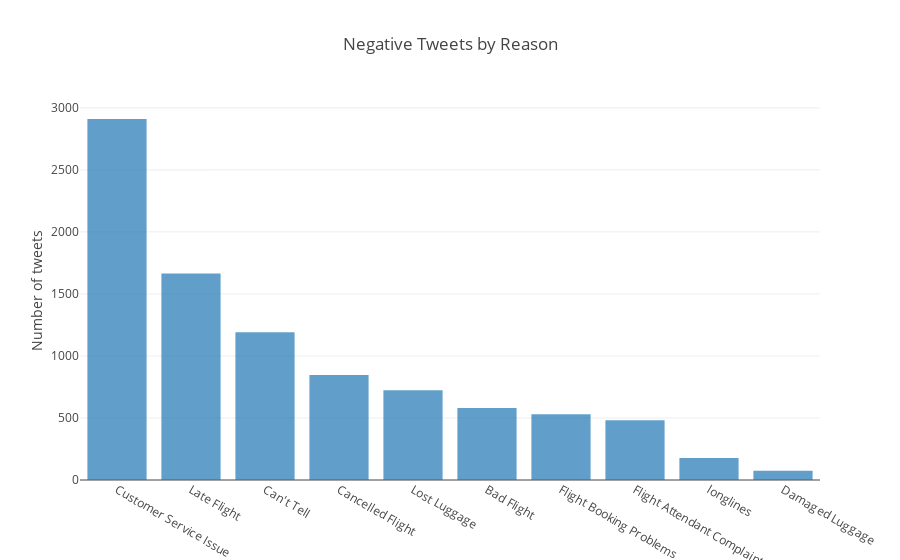

Notebook code cell kept with this figure:
### Code cell
# Plots the complaint reasons, and their frequency
# (It might be nice to somehow show how common each reason is for each airline)

# The input is the number of negative tweets by reason
data = [go.Bar(
    x = tweets.negativereason.value_counts().index,
    y = tweets.negativereason.value_counts(),
    opacity = 0.7
)]

# Create the layout
layout = go.Layout(
    title = 'Negative Tweets by Reason',
    yaxis = dict(title='Number of tweets')
)

fig = go.Figure(data = data, layout = layout)
py.offline.iplot(fig, filename='cufflinks/simple')

### Figure 1 — Plotly figure (JSON) as saved in the notebook; plotly's stock layout.template omitted (floating-point values rounded to 4 significant figures)
{"data": [{"opacity": 0.7, "type": "bar", "uid": "d4bc84ef-1e91-4f90-af6c-36fba0dfdc8b", "x": ["Customer Service Issue", "Late Flight", "Can't Tell", "Cancelled Flight", "Lost Luggage", "Bad Flight", "Flight Booking Problems", "Flight Attendant Complaints", "longlines", "Damaged Luggage"], "y": [2910, 1665, 1190, 847, 724, 580, 529, 481, 178, 74]}], "layout": {"title": "Negative Tweets by Reason", "yaxis": {"title": "Number of tweets"}}}
